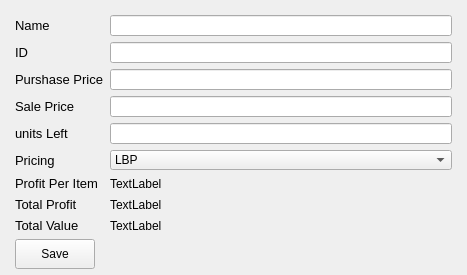
<?xml version="1.0" encoding="UTF-8"?>
<ui version="4.0">
 <class>MainWindow</class>
 <widget class="QMainWindow" name="MainWindow">
  <property name="geometry">
   <rect>
    <x>0</x>
    <y>0</y>
    <width>467</width>
    <height>275</height>
   </rect>
  </property>
  <property name="minimumSize">
   <size>
    <width>467</width>
    <height>275</height>
   </size>
  </property>
  <property name="maximumSize">
   <size>
    <width>467</width>
    <height>282</height>
   </size>
  </property>
  <property name="windowTitle">
   <string>MainWindow</string>
  </property>
  <widget class="QWidget" name="centralwidget">
   <property name="maximumSize">
    <size>
     <width>467</width>
     <height>16777215</height>
    </size>
   </property>
   <layout class="QFormLayout" name="formLayout">
    <property name="leftMargin">
     <number>15</number>
    </property>
    <property name="topMargin">
     <number>15</number>
    </property>
    <property name="rightMargin">
     <number>15</number>
    </property>
    <property name="bottomMargin">
     <number>15</number>
    </property>
    <item row="0" column="0">
     <widget class="QLabel" name="label">
      <property name="font">
       <font>
        <pointsize>10</pointsize>
       </font>
      </property>
      <property name="text">
       <string>Name</string>
      </property>
     </widget>
    </item>
    <item row="0" column="1">
     <widget class="QLineEdit" name="name_lineEdit">
      <property name="readOnly">
       <bool>true</bool>
      </property>
     </widget>
    </item>
    <item row="1" column="0">
     <widget class="QLabel" name="label_1">
      <property name="font">
       <font>
        <pointsize>10</pointsize>
       </font>
      </property>
      <property name="text">
       <string>ID</string>
      </property>
     </widget>
    </item>
    <item row="1" column="1">
     <widget class="QLineEdit" name="ID_lineEdit">
      <property name="readOnly">
       <bool>false</bool>
      </property>
     </widget>
    </item>
    <item row="2" column="0">
     <widget class="QLabel" name="label_6">
      <property name="font">
       <font>
        <pointsize>10</pointsize>
       </font>
      </property>
      <property name="text">
       <string>Purshase Price</string>
      </property>
     </widget>
    </item>
    <item row="2" column="1">
     <widget class="QLineEdit" name="pPrice_lineEdit"/>
    </item>
    <item row="3" column="0">
     <widget class="QLabel" name="label_2">
      <property name="font">
       <font>
        <pointsize>10</pointsize>
       </font>
      </property>
      <property name="text">
       <string>Sale Price</string>
      </property>
     </widget>
    </item>
    <item row="3" column="1">
     <widget class="QLineEdit" name="sPrice_lineEdit"/>
    </item>
    <item row="4" column="0">
     <widget class="QLabel" name="label_3">
      <property name="font">
       <font>
        <pointsize>10</pointsize>
       </font>
      </property>
      <property name="text">
       <string>units Left</string>
      </property>
     </widget>
    </item>
    <item row="4" column="1">
     <widget class="QLineEdit" name="UnitsLeft_lineEdit"/>
    </item>
    <item row="5" column="0">
     <widget class="QLabel" name="label_5">
      <property name="font">
       <font>
        <pointsize>10</pointsize>
       </font>
      </property>
      <property name="text">
       <string>Pricing</string>
      </property>
     </widget>
    </item>
    <item row="5" column="1">
     <widget class="QComboBox" name="PricingSelector">
      <item>
       <property name="text">
        <string>LBP</string>
       </property>
      </item>
      <item>
       <property name="text">
        <string>USD</string>
       </property>
      </item>
     </widget>
    </item>
    <item row="6" column="0">
     <widget class="QLabel" name="label_8">
      <property name="font">
       <font>
        <pointsize>10</pointsize>
       </font>
      </property>
      <property name="text">
       <string>Profit Per Item</string>
      </property>
     </widget>
    </item>
    <item row="6" column="1">
     <widget class="QLabel" name="profit_per_item">
      <property name="text">
       <string>TextLabel</string>
      </property>
     </widget>
    </item>
    <item row="7" column="0">
     <widget class="QLabel" name="label_4">
      <property name="font">
       <font>
        <pointsize>10</pointsize>
       </font>
      </property>
      <property name="text">
       <string>Total Profit</string>
      </property>
     </widget>
    </item>
    <item row="7" column="1">
     <widget class="QLabel" name="TotalProfit">
      <property name="text">
       <string>TextLabel</string>
      </property>
     </widget>
    </item>
    <item row="8" column="0">
     <widget class="QLabel" name="label_7">
      <property name="font">
       <font>
        <pointsize>10</pointsize>
       </font>
      </property>
      <property name="text">
       <string>Total Value</string>
      </property>
     </widget>
    </item>
    <item row="8" column="1">
     <widget class="QLabel" name="TotalValue">
      <property name="text">
       <string>TextLabel</string>
      </property>
     </widget>
    </item>
    <item row="9" column="0">
     <widget class="QPushButton" name="SaveButton">
      <property name="minimumSize">
       <size>
        <width>50</width>
        <height>30</height>
       </size>
      </property>
      <property name="text">
       <string>Save</string>
      </property>
     </widget>
    </item>
   </layout>
  </widget>
 </widget>
 <resources/>
 <connections/>
</ui>
